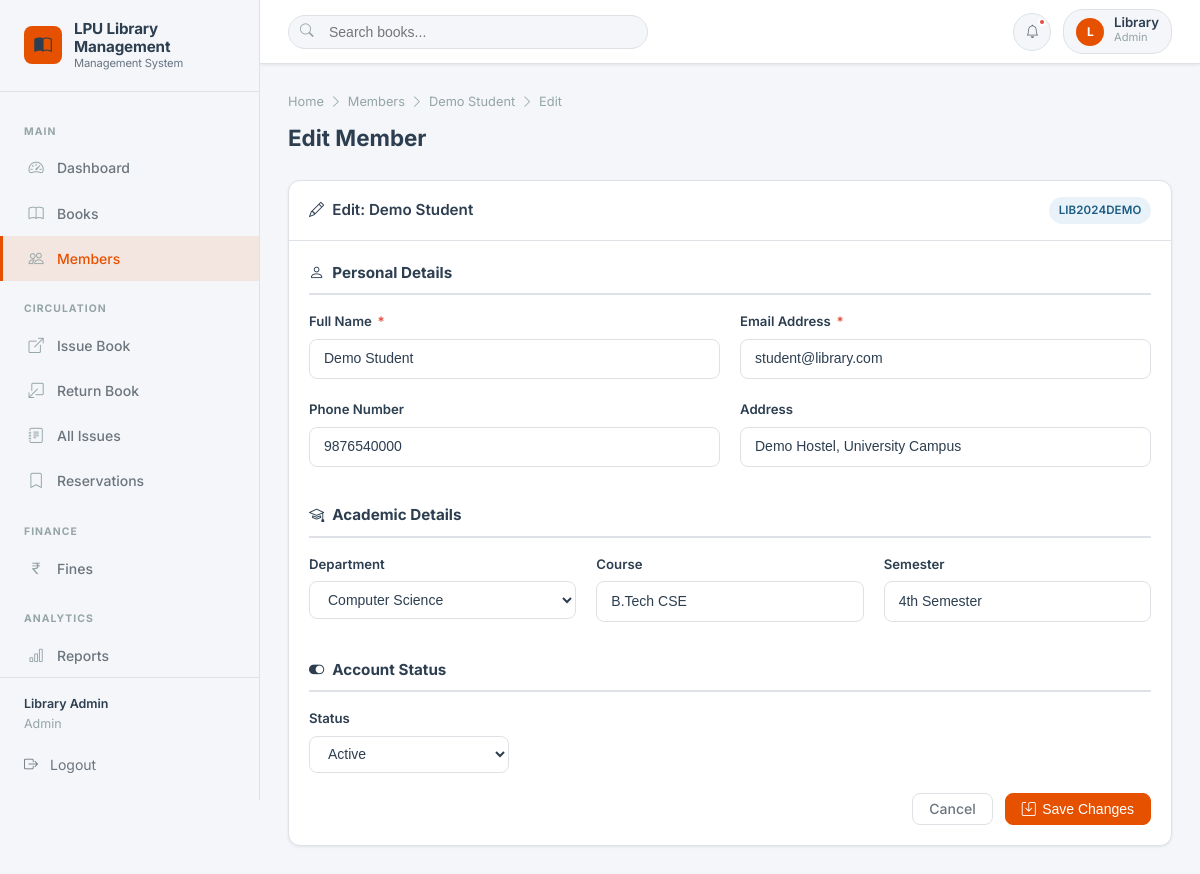
The page /members/1/edit (signed in) on the database its author committed.
### models/setting.py (models this page shows, shortened)
class Setting(db.Model):
    __tablename__ = 'settings'
    id = db.Column(db.Integer, primary_key=True)
    key = db.Column(db.String(100), unique=True, nullable=False)
    value = db.Column(db.String(500))
    description = db.Column(db.String(200))
    @staticmethod
    def get(key, default=None):
        setting = Setting.query.filter_by(key=key).first()
        return setting.value if setting else default

### models/user.py (models this page shows, shortened)
class User(db.Model):
    __tablename__ = 'users'
    id = db.Column(db.Integer, primary_key=True)
    name = db.Column(db.String(100), nullable=False)
    email = db.Column(db.String(120), unique=True, nullable=False, index=True)
    password_hash = db.Column(db.String(256), nullable=False)
    role = db.Column(db.String(20), nullable=False, default='member')  # 'admin' or 'member'
    created_at = db.Column(db.DateTime, default=datetime.utcnow)
    is_active = db.Column(db.Boolean, default=True)
    def is_admin(self):
        return self.role == 'admin'

### models/member.py (models this page shows, shortened)
class Member(db.Model):
    __tablename__ = 'members'
    id = db.Column(db.Integer, primary_key=True)
    member_id = db.Column(db.String(20), unique=True, nullable=False, index=True)
    user_id = db.Column(db.Integer, db.ForeignKey('users.id'), nullable=True)
    name = db.Column(db.String(100), nullable=False)
    email = db.Column(db.String(120), unique=True, nullable=False, index=True)
    phone = db.Column(db.String(20))
    department = db.Column(db.String(100))
    course = db.Column(db.String(100))
    semester = db.Column(db.String(20))
    address = db.Column(db.Text)
    registration_date = db.Column(db.DateTime, default=datetime.utcnow)
    status = db.Column(db.String(20), default='active')  # active, inactive, suspended
    issues = db.relationship('Issue', backref='member', lazy='dynamic', foreign_keys='Issue.member_id')
    reservations = db.relationship('Reservation', backref='member', lazy='dynamic')
    fines = db.relationship('Fine', backref='member', lazy='dynamic')
    user = db.relationship('User', backref='member_profile', foreign_keys=[user_id])

### routes/members.py (the view, shortened to what this page needs)
@members_bp.route('/<int:id>/edit', methods=['GET', 'POST'])
@admin_required
def edit(id):
    member = Member.query.get_or_404(id)
    return render_template('members/edit.html', member=member, departments=DEPARTMENTS)

### routes/auth.py (called while the page is built)
def admin_required(f):
    @wraps(f)
    def decorated_function(*args, **kwargs):
        if 'user_id' not in session:
            flash('Please log in to access this page.', 'warning')
            return redirect(url_for('auth.login'))
        if session.get('user_role') != 'admin':
            flash('You do not have permission to access this page.', 'danger')
            return redirect(url_for('dashboard.index'))
        return f(*args, **kwargs)
    return decorated_function

### templates/members/edit.html (shortened to what this page needs)
{% extends 'base.html' %}
{% block content %}
<div class="page-header">
  <div class="breadcrumb">
    <a href="{{ url_for('dashboard.index') }}">Home</a> <i class="bi bi-chevron-right"></i>
    <a href="{{ url_for('members.index') }}">Members</a> <i class="bi bi-chevron-right"></i>
    <a href="{{ url_for('members.view', id=member.id) }}">{{ member.name }}</a> <i class="bi bi-chevron-right"></i> Edit
  </div>
  <h1 class="page-title">Edit Member</h1>
</div>
<div class="card" style="max-width:900px;">
  <div class="card-header">
    <span class="card-title"><i class="bi bi-pencil"></i> Edit: {{ member.name }}</span>
    <span class="badge badge-info">{{ member.member_id }}</span>
  </div>
  <div class="card-body">
    <form method="POST" action="{{ url_for('members.edit', id=member.id) }}" data-validate>
      <div class="settings-section-title"><i class="bi bi-person"></i> Personal Details</div>
      <div class="form-grid-2">
        <div class="form-group">
          <label class="form-label">Full Name <span class="required">*</span></label>
          <input type="text" class="form-control" name="name" value="{{ member.name }}" required>
        </div>
        <div class="form-group">
          <label class="form-label">Email Address <span class="required">*</span></label>
          <input type="email" class="form-control" name="email" value="{{ member.email }}" required>
        </div>
      </div>
      <div class="form-grid-2">
        <div class="form-group">
          <label class="form-label">Phone Number</label>
          <input type="tel" class="form-control" name="phone" value="{{ member.phone or '' }}">
        </div>
        <div class="form-group">
          <label class="form-label">Address</label>
          <input type="text" class="form-control" name="address" value="{{ member.address or '' }}">
        </div>
      </div>
      <div class="settings-section-title" style="margin-top:1rem;"><i class="bi bi-mortarboard"></i> Academic Details</div>
      <div class="form-grid-3">
        <div class="form-group">
          <label class="form-label">Department</label>
          <select class="form-select" name="department">
            {% for dept in departments %}
            <option value="{{ dept }}" {% if member.department == dept %}selected{% endif %}>{{ dept }}</option>
            {% endfor %}
          </select>
        </div>
        <div class="form-group">
          <label class="form-label">Course</label>
          <input type="text" class="form-control" name="course" value="{{ member.course or '' }}">
        </div>
        <div class="form-group">
          <label class="form-label">Semester</label>
          <input type="text" class="form-control" name="semester" value="{{ member.semester or '' }}">
        </div>
      </div>
      <div class="settings-section-title" style="margin-top:1rem;"><i class="bi bi-toggle-on"></i> Account Status</div>
      <div class="form-group">
        <label class="form-label">Status</label>
        <select class="form-select" name="status" style="max-width:200px;">
          <option value="active" {% if member.status == 'active' %}selected{% endif %}>Active</option>
        </select>
      </div>
      <div style="display:flex; gap:0.75rem; justify-content:flex-end;">
        <a href="{{ url_for('members.view', id=member.id) }}" class="btn btn-outline-secondary">Cancel</a>
        <button type="submit" class="btn btn-primary"><i class="bi bi-save"></i> Save Changes</button>
      </div>
    </form>
  </div>
</div>
{% endblock %}

### templates/base.html (shortened to what this page needs)
<!DOCTYPE html>
<html lang="en">
<head>
  <link rel="stylesheet" href="https://cdn.jsdelivr.net/npm/bootstrap-icons@1.11.3/font/bootstrap-icons.min.css">
  <link rel="stylesheet" href="{{ url_for('static', filename='css/style.css') }}">
</head>
<body>
<div class="lms-wrapper">
  <aside class="sidebar" id="sidebar">
    <div class="sidebar-brand">
      <div class="brand-icon"><i class="bi bi-book-half"></i></div>
      <div class="brand-text">
        {{ library_name }}
        <small>Management System</small>
      </div>
    </div>
    <nav class="sidebar-nav">
      {% if current_user and current_user.is_admin() %}
      <div class="nav-section-label">Main</div>
      <a href="{{ url_for('dashboard.index') }}" class="sidebar-link {% if request.endpoint == 'dashboard.index' %}active{% endif %}">
        <i class="bi bi-speedometer2"></i> Dashboard
      </a>
      <a href="{{ url_for('books.index') }}" class="sidebar-link {% if request.blueprint == 'books' %}active{% endif %}">
        <i class="bi bi-book"></i> Books
      </a>
      <a href="{{ url_for('members.index') }}" class="sidebar-link {% if request.blueprint == 'members' %}active{% endif %}">
        <i class="bi bi-people"></i> Members
      </a>
      <div class="nav-section-label">Circulation</div>
      <a href="{{ url_for('issues.issue_book') }}" class="sidebar-link {% if request.endpoint == 'issues.issue_book' %}active{% endif %}">
        <i class="bi bi-box-arrow-up-right"></i> Issue Book
      </a>
      <a href="{{ url_for('issues.return_book') }}" class="sidebar-link {% if request.endpoint == 'issues.return_book' %}active{% endif %}">
        <i class="bi bi-box-arrow-down-left"></i> Return Book
      </a>
      <a href="{{ url_for('issues.index') }}" class="sidebar-link {% if request.endpoint == 'issues.index' %}active{% endif %}">
        <i class="bi bi-journal-text"></i> All Issues
      </a>
      <a href="{{ url_for('reservations.index') }}" class="sidebar-link {% if request.blueprint == 'reservations' %}active{% endif %}">
        <i class="bi bi-bookmark"></i> Reservations
      </a>
      <div class="nav-section-label">Finance</div>
      <a href="{{ url_for('fines.index') }}" class="sidebar-link {% if request.blueprint == 'fines' %}active{% endif %}">
        <i class="bi bi-currency-rupee"></i> Fines
        {% set pending_count = namespace(val=0) %}
      </a>
      <div class="nav-section-label">Analytics</div>
      <a href="{{ url_for('reports.index') }}" class="sidebar-link {% if request.blueprint == 'reports' %}active{% endif %}">
        <i class="bi bi-bar-chart"></i> Reports
      </a>
      {% endif %}
    </nav>
    <div class="sidebar-footer">
      {% if current_user %}
      <div style="font-size:0.78rem; color:var(--text-muted); margin-bottom:0.75rem;">
        <div style="font-weight:600; color:var(--text-primary);">{{ current_user.name }}</div>
        <div>{{ current_user.role | capitalize }}</div>
      </div>
      {% endif %}
      <a href="{{ url_for('auth.logout') }}" class="logout-btn">
        <i class="bi bi-box-arrow-right"></i> Logout
      </a>
    </div>
  </aside>
  <div class="main-content">
    <header class="topbar">
      <div class="topbar-left">
        <div class="topbar-search">
          <i class="bi bi-search search-icon"></i>
          <input type="text" id="topbarSearch" placeholder="Search books..." autocomplete="off">
        </div>
      </div>
      <div class="topbar-right">
        <div style="position:relative;">
          <button class="topbar-btn" id="notifBtn" title="Notifications">
            <i class="bi bi-bell"></i>
            {% if notifications %}
            <span class="notification-dot"></span>
            {% endif %}
          </button>
        </div>
        {% if current_user %}
        <div class="user-menu">
          <div class="user-avatar">{{ current_user.name[0] | upper }}</div>
          <div class="user-info">
            <div class="user-name">{{ current_user.name.split()[0] }}</div>
            <div class="user-role">{{ current_user.role | capitalize }}</div>
          </div>
        </div>
        {% endif %}
      </div>
    </header>
    <main class="page-content">
      {% block content %}{% endblock %}
    </main>
  </div>
</div>
</body>
</html>

### rows shown on the page
Setting: value "LPU Library Management"
User: name "Library Admin", role "Admin", name "L", name "Library"
Member: name "Demo Student", member_id "LIB2024DEMO", email "student@library.com", phone "9876540000", address "Demo Hostel, University Campus", department "Computer Science", course "B.Tech CSE", semester "4th Semester", status "Active"
